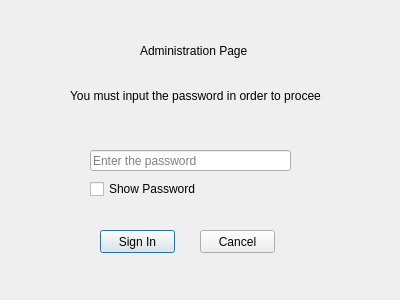
<?xml version="1.0" encoding="UTF-8"?>
<ui version="4.0">
 <class>Log_In</class>
 <widget class="QDialog" name="Log_In">
  <property name="geometry">
   <rect>
    <x>0</x>
    <y>0</y>
    <width>400</width>
    <height>300</height>
   </rect>
  </property>
  <property name="windowTitle">
   <string>Dialog</string>
  </property>
  <widget class="QLabel" name="label">
   <property name="geometry">
    <rect>
     <x>140</x>
     <y>40</y>
     <width>151</width>
     <height>21</height>
    </rect>
   </property>
   <property name="text">
    <string>Administration Page</string>
   </property>
  </widget>
  <widget class="QLabel" name="label_2">
   <property name="geometry">
    <rect>
     <x>70</x>
     <y>80</y>
     <width>251</width>
     <height>31</height>
    </rect>
   </property>
   <property name="text">
    <string>You must input the password in order to proceed</string>
   </property>
  </widget>
  <widget class="QLineEdit" name="passwordLine">
   <property name="geometry">
    <rect>
     <x>90</x>
     <y>150</y>
     <width>201</width>
     <height>21</height>
    </rect>
   </property>
   <property name="echoMode">
    <enum>QLineEdit::Password</enum>
   </property>
   <property name="placeholderText">
    <string>Enter the password</string>
   </property>
  </widget>
  <widget class="QPushButton" name="signInButton">
   <property name="geometry">
    <rect>
     <x>100</x>
     <y>230</y>
     <width>75</width>
     <height>23</height>
    </rect>
   </property>
   <property name="text">
    <string>Sign In</string>
   </property>
  </widget>
  <widget class="QPushButton" name="cancelButton">
   <property name="geometry">
    <rect>
     <x>200</x>
     <y>230</y>
     <width>75</width>
     <height>23</height>
    </rect>
   </property>
   <property name="text">
    <string>Cancel</string>
   </property>
  </widget>
  <widget class="QCheckBox" name="checkBox">
   <property name="geometry">
    <rect>
     <x>90</x>
     <y>180</y>
     <width>131</width>
     <height>18</height>
    </rect>
   </property>
   <property name="text">
    <string>Show Password</string>
   </property>
  </widget>
 </widget>
 <resources/>
 <connections/>
</ui>
